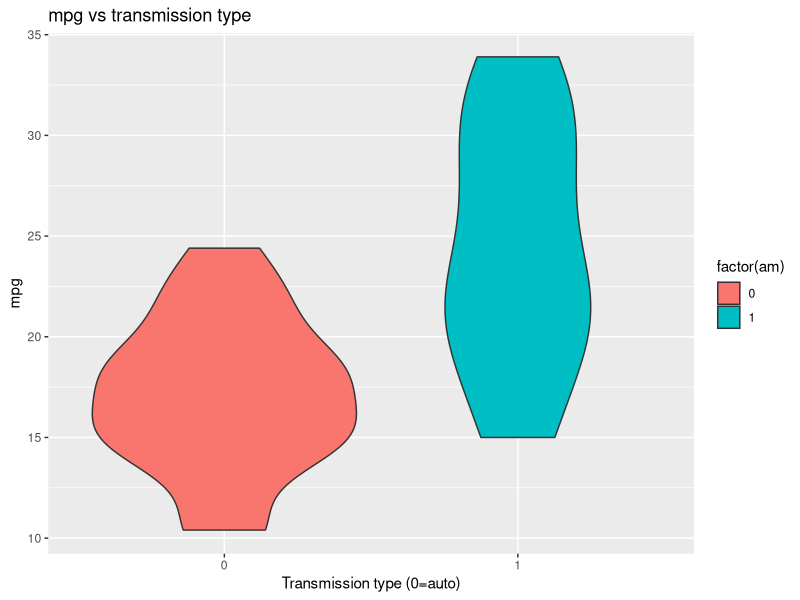
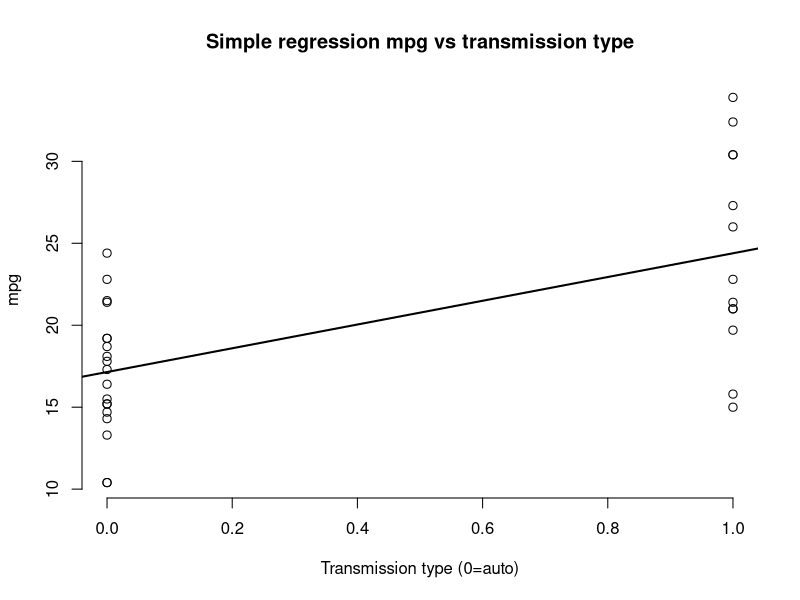
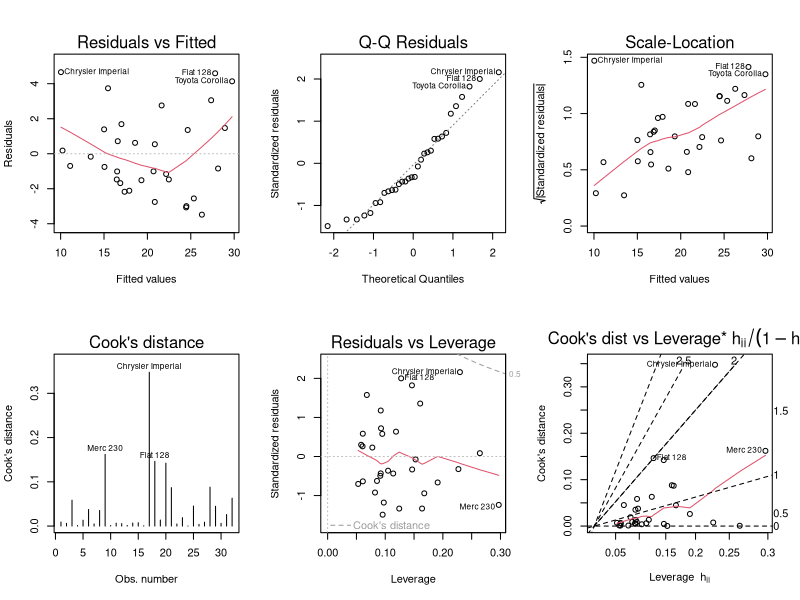

R code for these plots, in order:
## ---- chunk 1
require(datasets)
require(ggplot2)
#require(plyr)
#load dataset mtcars
attach(mtcars)
## ---- chunk 2
auto <- mtcars[mtcars$am==0,]$mpg 
manual <- mtcars[mtcars$am==1,]$mpg
summary(auto)
summary(manual)

test <- t.test(auto, manual)
test$conf.int

## ---- chunk 3
fit0 <-lm(mpg~factor(am),mtcars)
summary(fit0)
confint(fit0)
## ---- chunk 4
fit1 <- lm(mpg~., data = mtcars)
fit1$coefficient[order(abs(fit1$coefficient), decreasing = TRUE)]

## ---- chunk 5
fit3 <- lm(mpg ~ factor(am) + wt + qsec, data = mtcars)
summary(fit3)
confint(fit3)
## ---- chunk 6
ggplot(data=mtcars, aes(x=factor(am), y=mpg, fill=factor(am))) +
        geom_violin() +
        ylab('mpg') + 
        xlab('Transmission type (0=auto)') + 
        ggtitle('mpg vs transmission type')
## ---- chunk 7
plot(mtcars$am, mtcars$mpg,
        xlab="Transmission type (0=auto)",
        ylab="mpg",
        main="Simple regression mpg vs transmission type",
        col="black",
        cex=1.1, pch=21, frame=F)
abline(fit0,lwd=2)
## ---- chunk 8
par(mfrow = c(2, 3))
plot(fit3,which=1:6)
